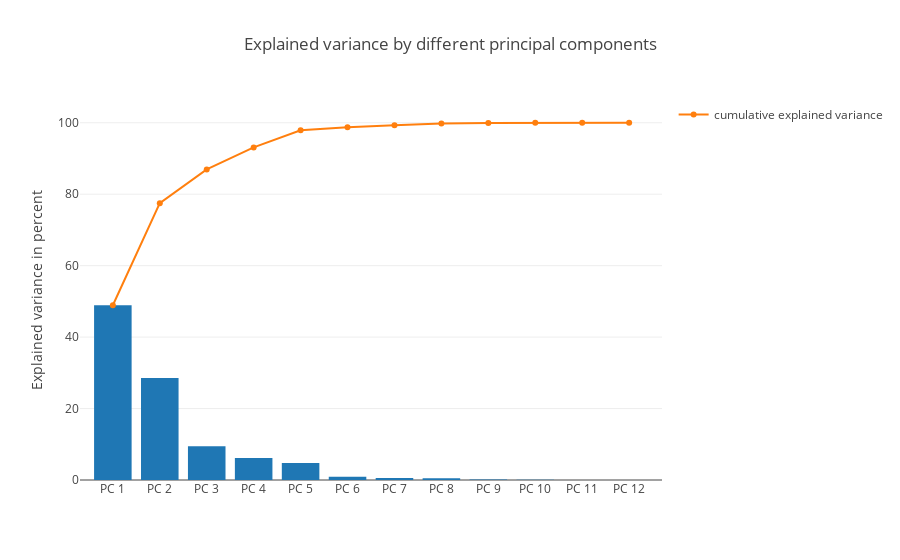

The notebook cell saved with this chart:
### Markdown cell above
### 5.2 Variance of principal components

### Code cell
#Compute self and cumulative variance of each PCA component
tot = sum(eig_vals)
var_exp = [(i / tot)*100 for i in sorted(eig_vals, reverse=True)]
cum_var_exp = numpy.cumsum(var_exp)

#Plot variance of each component
trace1 = go.Bar(
        x=['PC %s' %i for i in range(1,Y.shape[1])],
        y=var_exp,
        showlegend=False)

trace2 = go.Scatter(
        x=['PC %s' %i for i in range(1,Y.shape[1])], 
        y=cum_var_exp,
        name='cumulative explained variance')

data = go.Data([trace1, trace2])

layout = go.Layout(
    title='Explained variance by different principal components',  
    hovermode="closest",
    yaxis=go.YAxis(title='Explained variance in percent'))

fig = go.Figure(data=data, layout=layout)
po.iplot(fig)

### Figure 1 — Plotly figure (JSON) as saved in the notebook; plotly's stock layout.template omitted (floating-point values rounded to 4 significant figures)
{"data": [{"showlegend": false, "type": "bar", "x": ["PC 1", "PC 2", "PC 3", "PC 4", "PC 5", "PC 6", "PC 7", "PC 8", "PC 9", "PC 10", "PC 11", "PC 12"], "y": [48.91, 28.58, 9.454, 6.151, 4.778, 0.8851, 0.5488, 0.4627, 0.1481, 0.04879, 0.01888, 0.01065, 1.551e-17]}, {"name": "cumulative explained variance", "type": "scatter", "x": ["PC 1", "PC 2", "PC 3", "PC 4", "PC 5", "PC 6", "PC 7", "PC 8", "PC 9", "PC 10", "PC 11", "PC 12"], "y": [48.91, 77.49, 86.95, 93.1, 97.88, 98.76, 99.31, 99.77, 99.92, 99.97, 99.99, 100.0, 100.0]}], "layout": {"hovermode": "closest", "title": "Explained variance by different principal components", "yaxis": {"title": "Explained variance in percent"}}}
